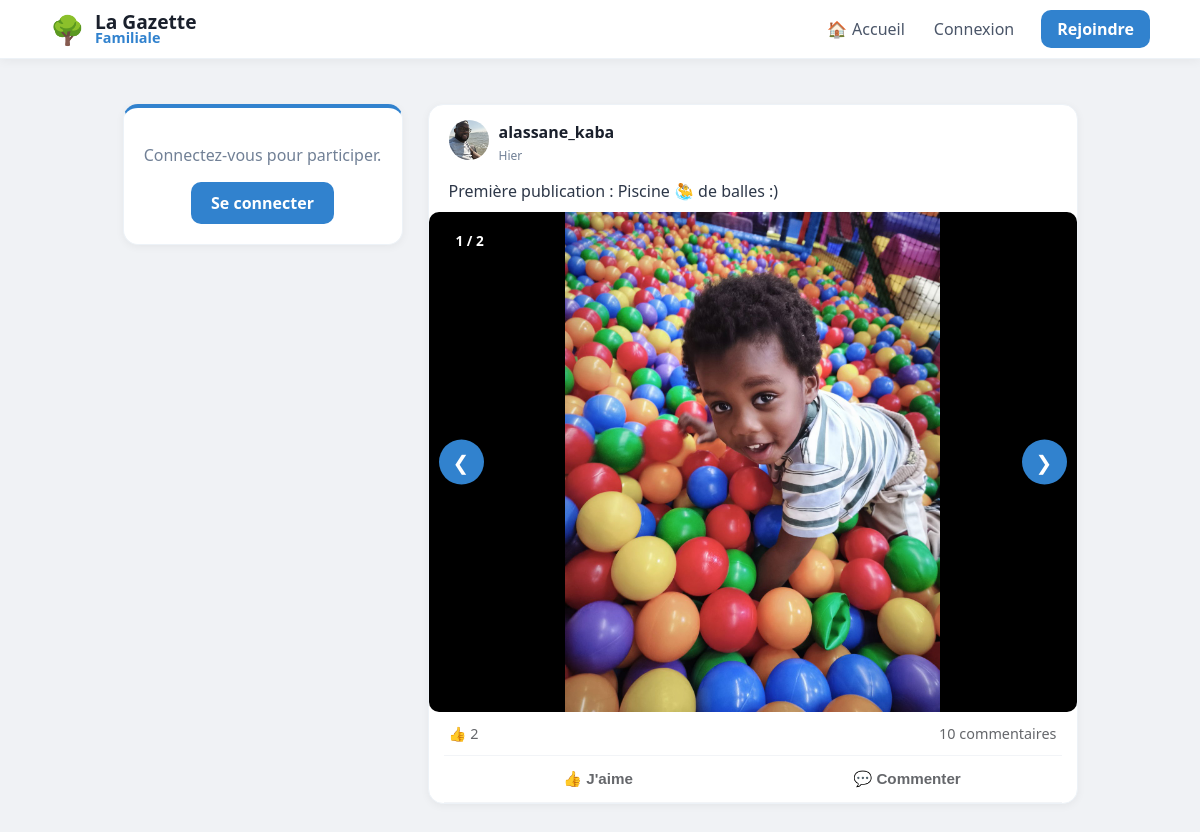
The page / on the database its author committed.
### tables this page shows
CREATE TABLE posts (
                id INTEGER PRIMARY KEY AUTOINCREMENT, 
                username TEXT, 
                content TEXT, 
                likes INTEGER DEFAULT 0, 
                image TEXT,
                created_at DATETIME DEFAULT CURRENT_TIMESTAMP
            );

CREATE TABLE users (
                id INTEGER PRIMARY KEY AUTOINCREMENT, 
                email TEXT UNIQUE, 
                firstname TEXT, 
                lastname TEXT, 
                username TEXT UNIQUE, 
                password TEXT, 
                avatar TEXT,
                cover TEXT,
                bio TEXT,
                is_approved INTEGER DEFAULT 0,
                is_admin INTEGER DEFAULT 0
            );

CREATE TABLE post_medias (
                        id INTEGER PRIMARY KEY AUTOINCREMENT,
                        post_id INTEGER,
                        filename TEXT,
                        file_type TEXT, -- 'image' ou 'video'
                        FOREIGN KEY (post_id) REFERENCES posts (id) ON DELETE CASCADE
                    );

### app.py (the view)
@app.route("/")
def home():
    with get_db() as db:
        posts_query = db.execute("""
            SELECT posts.*, users.avatar AS user_avatar,
                (SELECT COUNT(*) FROM reactions WHERE post_id=posts.id AND type='thumb') as thumbs,
                (SELECT COUNT(*) FROM reactions WHERE post_id=posts.id AND type='heart') as hearts
            FROM posts
            JOIN users ON posts.username = users.username
            ORDER BY posts.id DESC
        """).fetchall()
        posts = [dict(row) for row in posts_query]
        for post in posts:
            medias = db.execute("SELECT * FROM post_medias WHERE post_id = ?", (post['id'],)).fetchall()
            post['medias'] = medias
        comments_query = db.execute('''
            SELECT
                comments.*,
                users.avatar AS comm_avatar,
                (SELECT COUNT(*) FROM comment_reactions WHERE comment_id = comments.id) as like_count
            FROM comments
            JOIN users ON comments.username = users.username
            ORDER BY comments.created_at ASC
        ''').fetchall()
        comments = [dict(row) for row in comments_query]
    return render_template("home.html", posts=posts, comments=comments)

### app.py (called while the page is built)
def get_db():
    db = sqlite3.connect("database.db")
    db.row_factory = sqlite3.Row
    return db

@app.context_processor
def inject_global_stats():
    stats = {'total_users': 0, 'total_posts': 0}
    if session.get('user'):
        db = get_db()
        u_count = db.execute("SELECT COUNT(*) FROM users WHERE is_approved = 1").fetchone()[0]
        p_count = db.execute("SELECT COUNT(*) FROM posts").fetchone()[0]
        stats = {'total_users': u_count, 'total_posts': p_count}
    return stats

@app.context_processor
def inject_pending_count():
    if session.get('is_admin'):
        db = get_db()
        count = db.execute("SELECT COUNT(*) as total FROM users WHERE is_approved = 0").fetchone()
        return {'pending_count': count['total']}
    return {'pending_count': 0}

@app.context_processor
def inject_notifications_count():
    if session.get('user'):
        db = get_db()
        count = db.execute("SELECT COUNT(*) FROM notifications WHERE username = ? AND is_read = 0",
                           (session['user'],)).fetchone()[0]
        return {'unread_count': count}
    return {'unread_count': 0}

@app.template_filter('relative_time')
def relative_time(date_str):
    if not date_str:
        return "Date inconnue"
    past = datetime.strptime(date_str, '%Y-%m-%d %H:%M:%S')
    now = datetime.now(timezone.utc).replace(tzinfo=None)
    diff = now - past
    if diff.days == 0:
        if diff.seconds < 60:
            return "À l'instant"
        if diff.seconds < 3600:
            return f"Il y a {diff.seconds // 60} min"
        return f"Il y a {diff.seconds // 3600} h"
    if diff.days == 1:
        return "Hier"
    if diff.days < 7:
        return f"Il y a {diff.days} jours"
    return past.strftime('%d/%m/%Y')

### templates/home.html (shortened to what this page needs)
{% extends "base.html" %}
{% block content %}
<aside class="sidebar">
    <div class="post-card" style="text-align: center; border-top: 4px solid #3182ce;">
        {% if session.get("user") %}
        <div style="font-size: 50px; margin-bottom: 10px;">🌳</div>
        <h3 style="margin: 0; color: #2d3748;">Bonjour,</h3>
        <h2 style="margin: 5px 0; color: #1a202c; font-size: 1.4em;">{{ session['user'] }}</h2>
        <div style="margin-top: 20px; padding-top: 15px; border-top: 1px solid #edf2f7;">
            <a href="{{ url_for('profile', username=session['user']) }}" style="text-decoration: none; color: #3182ce; font-weight: 700; font-size: 0.9em;">Voir mon mur →</a>
        </div>
        {% else %}
        <p style="color: #718096;">Connectez-vous pour participer.</p>
        <a href="/login" style="display: inline-block; background: #3182ce; color: white; padding: 10px 20px; border-radius: 10px; text-decoration: none; font-weight: bold;">Se connecter</a>
        {% endif %}
    </div>
</aside>
<main class="feed">
    {% for post in posts %}
    <div class="post-card" style="padding: 0; overflow: hidden; margin-bottom: 20px;">
        <div style="padding: 15px 20px; display: flex; justify-content: space-between; align-items: center;">
            <div style="display: flex; align-items: center; gap: 10px;">
                <a href="{{ url_for('profile', username=post['username']) }}">
                    <img src="{{ url_for('static', filename='avatars/' + (post['user_avatar'] if post['user_avatar'] else 'default.png')) }}" style="width: 40px; height: 40px; border-radius: 50%; object-fit: cover;">
                </a>
                <div>
                    <a href="{{ url_for('profile', username=post['username']) }}" style="text-decoration: none;">
                        <strong style="display: block; color: #1a202c;">{{ post['username'] }}</strong>
                    </a>
                    <span class="live-date" data-time="{{ post['created_at'] }}" style="font-size: 0.75em; color: #718096;">{{ post['created_at'] | relative_time }}</span>
                </div>
            </div>
        </div>
        <div style="padding: 0 20px 10px 20px; white-space: pre-wrap; color: #2d3748;">{{ post['content'] }}</div>
        {% if post.medias %}
        <div class="carousel-container" id="carousel-{{ post.id }}" style="position: relative; background: #000; display: flex; align-items: center; justify-content: center; min-height: 300px;">
            {% if post.medias|length > 1 %}
            <div class="carousel-counter" style="position: absolute; top: 15px; left: 15px; background: rgba(0,0,0,0.6); color: white; padding: 4px 12px; border-radius: 20px; font-size: 0.85em; z-index: 10; font-weight: bold;">
                <span class="current">1</span> / {{ post.medias|length }}
            </div>
            <button class="prev" onclick="moveSlide('{{ post.id }}', -1)" style="position: absolute; left: 10px; background: rgba(255,255,255,0.3); border: none; color: white; font-size: 20px; padding: 10px; border-radius: 50%; cursor: pointer; z-index: 5;">&#10094;</button>
            <button class="next" onclick="moveSlide('{{ post.id }}', 1)" style="position: absolute; right: 10px; background: rgba(255,255,255,0.3); border: none; color: white; font-size: 20px; padding: 10px; border-radius: 50%; cursor: pointer; z-index: 5;">&#10095;</button>
            {% endif %}
            <div class="carousel-items" style="width: 100%;">
                {% for media in post.medias %}
                <div class="carousel-item {% if loop.first %}active{% endif %}" style="display: {% if loop.first %}block{% else %}none{% endif %}; text-align: center;">
                    {% if media.file_type == 'video' %}
                    <video src="{{ url_for('static', filename='uploads/' + media.filename) }}" controls style="max-width: 100%; max-height: 500px; display: block; margin: 0 auto;"></video>
                    {% else %}
                    <img src="{{ url_for('static', filename='uploads/' + media.filename) }}" class="zoomable" onclick="openLightbox(this.src)" style="cursor: zoom-in;">
                    {% endif %}
                </div>
                {% endfor %}
            </div>
        </div>
        {% endif %}
        <div style="display: flex; justify-content: space-between; padding: 12px 20px; font-size: 0.9em; color: #65676b;">
            <div>👍 <span id="thumbs-{{ post['id'] }}">{{ post['thumbs'] }}</span></div>
            <div style="cursor: pointer;" onclick="toggleComments({{ post['id'] }})">
                <span id="comment-count-{{ post['id'] }}">{{ (comments|selectattr('post_id', 'equalto', post['id'])|list|length) }}</span> commentaires
            </div>
        </div>
        <div style="display: flex; border-top: 1px solid #f2f4f7; border-bottom: 1px solid #f2f4f7; margin: 0 15px; padding: 2px 0;">
            <button onclick="react({{ post['id'] }}, 'thumb')" class="action-btn" style="flex: 1; background: none; border: none; padding: 10px; color: #65676b; font-weight: 600; cursor: pointer;">👍 J'aime</button>
            <button onclick="toggleComments({{ post['id'] }})" class="action-btn" style="flex: 1; background: none; border: none; padding: 10px; color: #65676b; font-weight: 600; cursor: pointer;">💬 Commenter</button>
        </div>
    </div>
    {% endfor %}
</main>
{% endblock %}

### static/style.css (style rules this page uses)
body { font-family: 'Segoe UI', system-ui, -apple-system, sans-serif; background: #f0f2f5; margin: 0; color: #1a202c; }
.post-card { background: white; border-radius: 15px; padding: 20px; margin-bottom: 20px; box-shadow: 0 2px 8px rgba(0,0,0,0.05); border: 1px solid #edf2f7; overflow: hidden; }
.action-btn { flex: 1; background: none; border: none; padding: 10px; color: #65676b; font-weight: 600; font-size: 0.95em; cursor: pointer; display: flex; align-items: center; justify-content: center; gap: 8px; transition: background 0.2s; border-radius: 6px; margin: 2px; }
.carousel-container { position: relative; width: 100%; max-height: 500px; background: #000; border-radius: 10px; overflow: hidden; }
.carousel-item { display: none; text-align: center; }
.carousel-item.active { display: block; }
.carousel-item img, .carousel-item video { max-width: 100%; max-height: 500px; }
.prev, .next { width: 45px !important; height: 45px !important; border-radius: 50% !important; position: absolute !important; top: 50% !important; transform: translateY(-50%) !important; z-index: 999 !important; background-color: #3182ce !important; color: white !important; display: flex !important; align-items: center !important; justify-content: center !important; cursor: pointer !important; border: none !important; transition: all 0.3s ease !important; }
.prev { left: 10px !important; }
.next { right: 10px !important; }

### templates/base.html (style rules this page uses)
:root { --bg-color: #f0f2f5; --primary: #3182ce; --text-main: #1a202c; --text-light: #718096; --danger: #e53e3e; --success: #38a169; --info: #3182ce; }
body { background-color: var(--bg-color); margin: 0; font-family: 'Segoe UI', system-ui, -apple-system, sans-serif; }

### templates/home.html (style rules this page uses)
.zoomable { max-width: 100%; max-height: 500px; display: block; margin: 0 auto; transition: transform 0.2s; object-fit: contain; }

### rows shown on the page
posts: avatar (picture), username "alassane_kaba", created_at|relative_time "Hier", content "Première publication : Piscine 🤽‍♂️ de balles :)", medias|length "2", thumbs "2", id "10"
post_medias: filename (picture)
